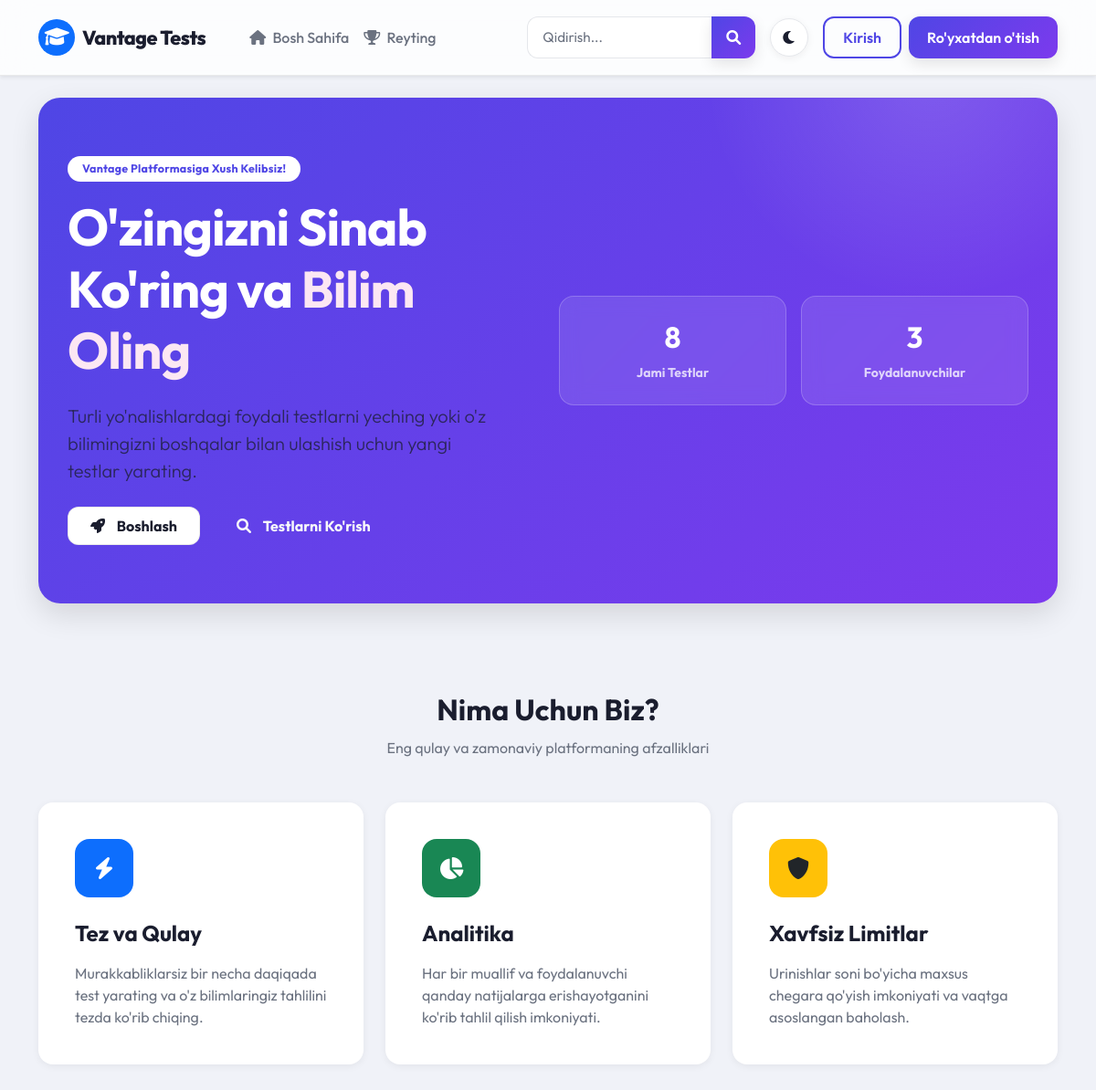
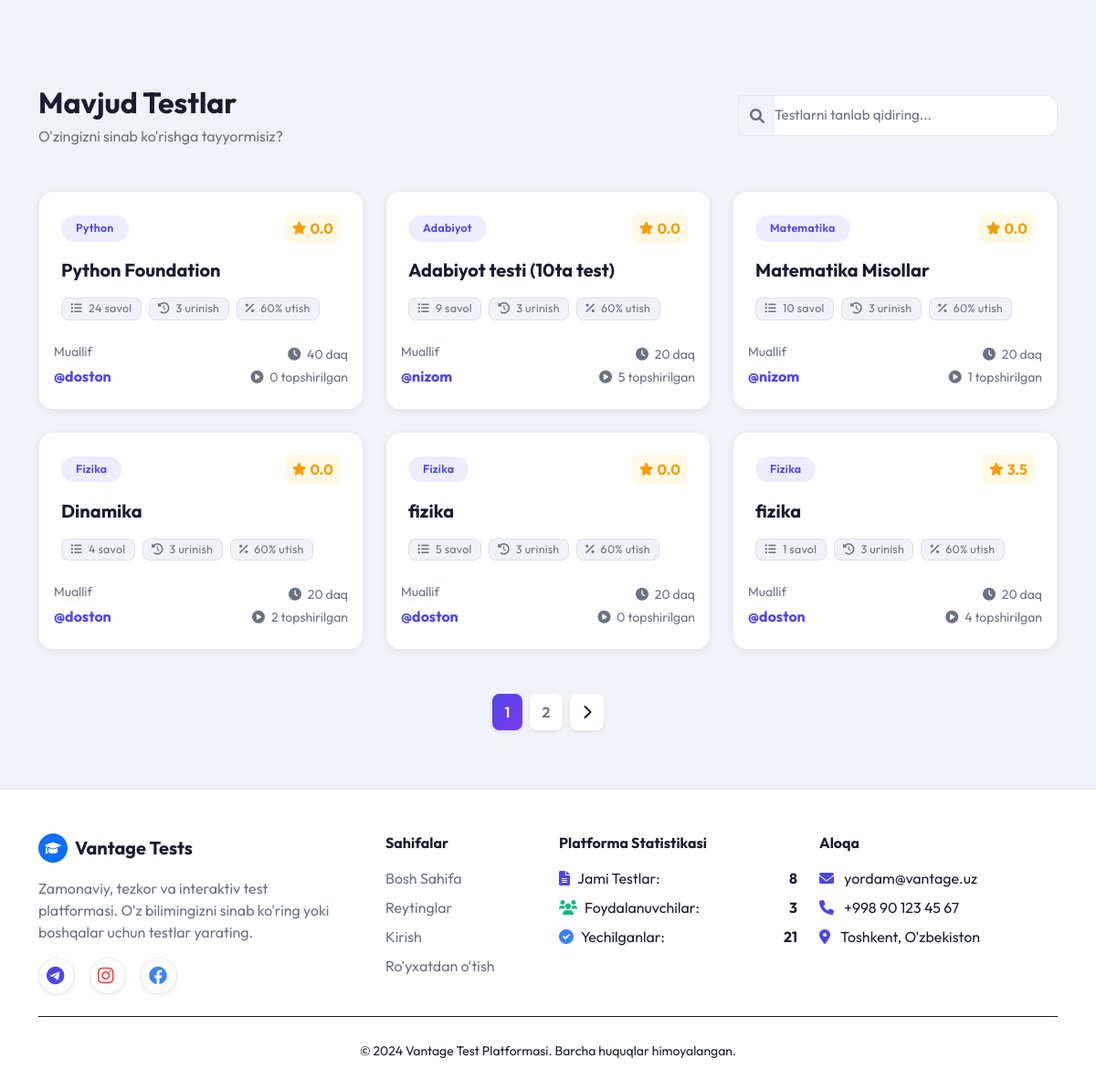
Before: / with the older database file (2 pictures, top to bottom).
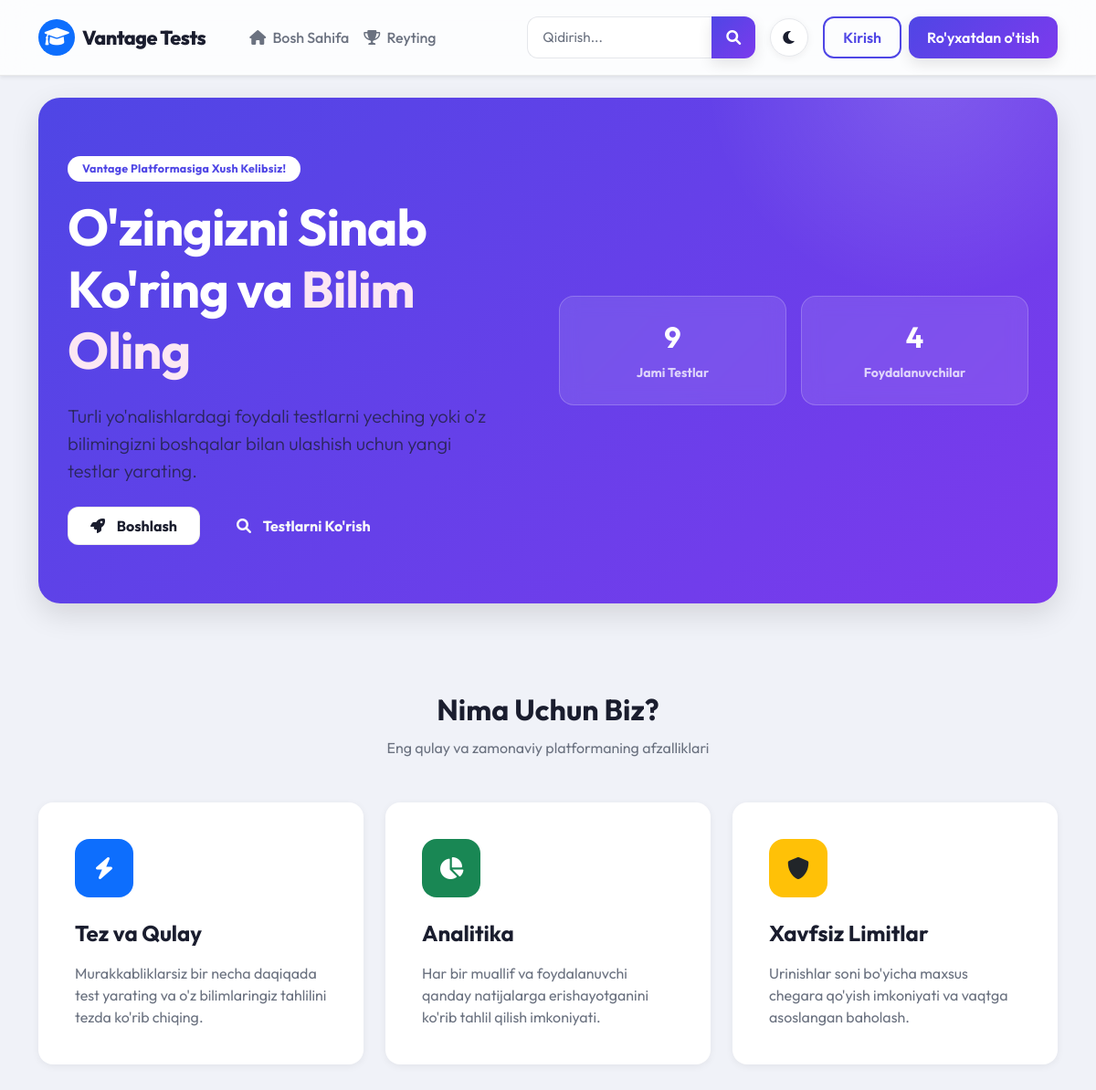
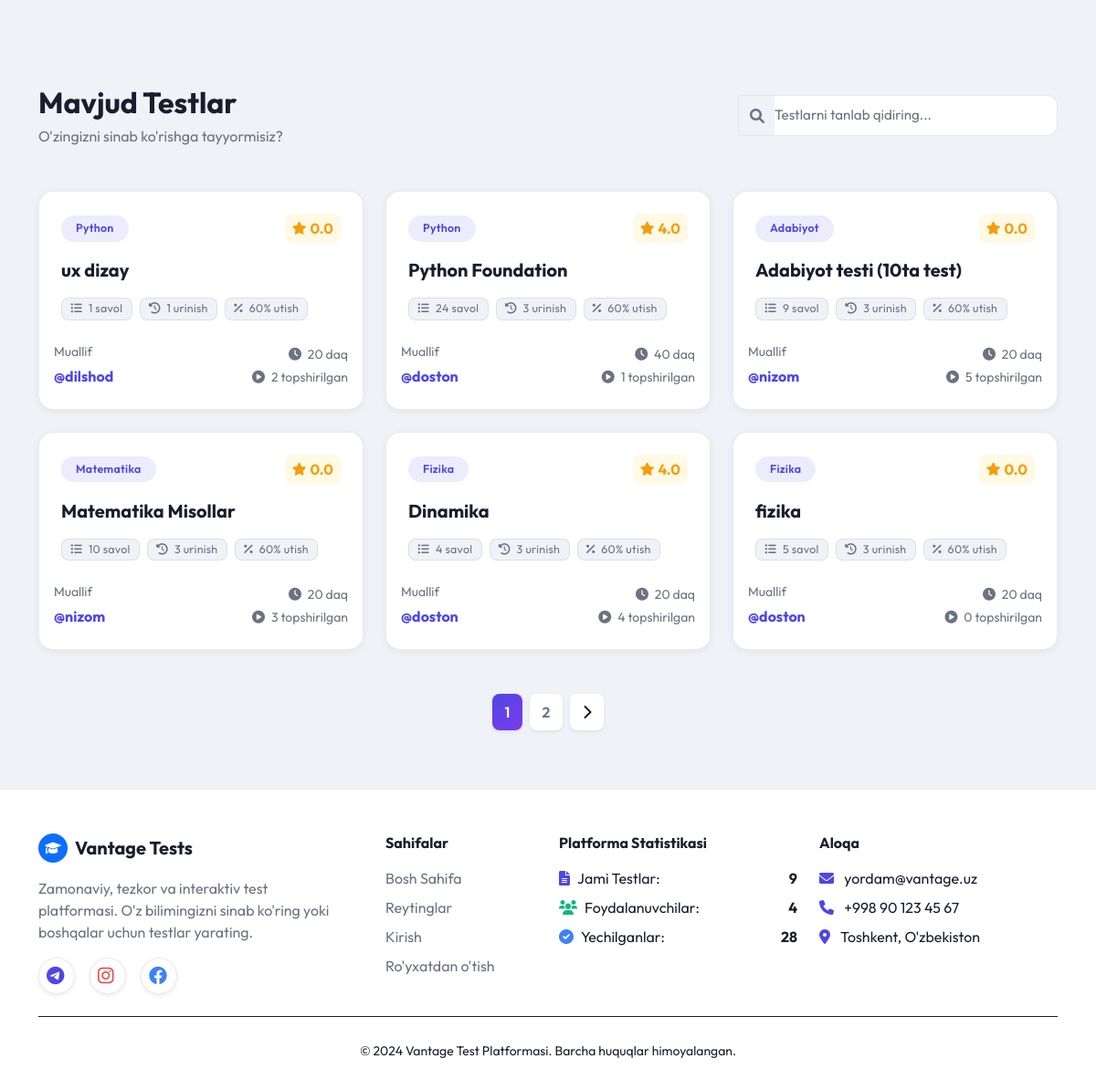
After: the same page with the newer database file (2 pictures, top to bottom).
### main/models.py (models this page shows, shortened)
class Test(models.Model):
    author = models.ForeignKey(User, on_delete=models.CASCADE)
    category = models.ForeignKey(Category, on_delete=models.CASCADE)
    title = models.CharField(max_length=200)
    maximum_attempts = models.PositiveBigIntegerField()
    duration = models.PositiveIntegerField(default=20, help_text="Test davomiyligi (daqiqada)")
    pass_percentage = models.PositiveBigIntegerField()

class Category(models.Model):
    name = models.CharField(max_length=100)

### main/views.py (the view)
# urls.py: path('', views.index, name='index'),
def index(request):
    query = request.GET.get('q')
    if query:
        tests_list = Test.objects.filter(Q(title__icontains=query) | Q(category__name__icontains=query)).annotate(avg_rating=Avg('review__rating')).order_by('-id')
    else:
        tests_list = Test.objects.all().annotate(avg_rating=Avg('review__rating')).order_by('-id')
    page = request.GET.get('page', 1)
    paginator = Paginator(tests_list, getattr(settings, 'TESTS_PER_PAGE', 6))
    try:
        tests = paginator.page(page)
    except PageNotAnInteger:
        tests = paginator.page(1)
    except EmptyPage:
        tests = paginator.page(paginator.num_pages)
    total_tests_count = Test.objects.count()
    active_users_count = User.objects.filter(is_active=True).count()
    completed_tests_count = CheckTest.objects.count()
    context = {
        'tests': tests,  # Bu endi Page object
        'total_tests_count': total_tests_count,
        'active_users_count': active_users_count,
        'completed_tests_count': completed_tests_count,
    }
    return render(request, 'index.html', context)

### main/context_processors.py (called while the page is built)
def footer_stats(request):
    try:
        total_tests_count = Test.objects.count()
    except Exception:
        total_tests_count = 0
    try:
        active_users_count = User.objects.filter(is_active=True).count()
    except Exception:
        active_users_count = 0
    try:
        completed_tests_count = CheckTest.objects.count()
    except Exception:
        completed_tests_count = 0
    return {
        'total_tests_count': total_tests_count,
        'active_users_count': active_users_count,
        'completed_tests_count': completed_tests_count,
    }

### templates/index.html (shortened to what the changed rows need)
{% extends "base.html" %}
{% block content %}
<div class="container">
    <section class="hero-section mb-5">
        <div class="row align-items-center position-relative" style="z-index: 2;">
            <div class="col-lg-6 mb-4 mb-lg-0 pe-lg-5">
                <h1 class="display-4 fw-bold mb-4 text-white" style="letter-spacing: -1px;">
                    O'zingizni Sinab Ko'ring va <span style="color: #fce7f3;">Bilim Oling</span>
                </h1>
            </div>
            <div class="col-lg-6">
                <div class="row g-3">
                    <div class="col-6">
                        <div class="stat-item text-center h-100">
                            <h2 class="fw-bold text-white mb-1">{{ total_tests_count|default:"120+" }}</h2>
                            <small class="text-white opacity-75 fw-bold">Jami Testlar</small>
                        </div>
                    </div>
                    <div class="col-6">
                        <div class="stat-item text-center h-100">
                            <h2 class="fw-bold text-white mb-1">{{ active_users_count|default:"450+" }}</h2>
                            <small class="text-white opacity-75 fw-bold">Foydalanuvchilar</small>
                        </div>
                    </div>
                </div>
            </div>
        </div>
    </section>
    <section class="py-5 mb-5">
        <div class="text-center mb-5">
            <h2 class="fw-bold mb-2">Nima Uchun Biz?</h2>
        </div>
    </section>
    <section id="tests" class="py-4">
        <div class="d-flex flex-column flex-md-row justify-content-between align-items-center mb-5">
            <div class="mb-3 mb-md-0">
                <h2 class="fw-bold mb-1">Mavjud Testlar</h2>
            </div>
        </div>
        {% if tests %}
        <div class="row g-4" id="testsContainer">
            {% for test in tests %}
            <div class="col-xl-4 col-md-6 test-item-container">
                <div class="card card-hover h-100">
                    <div class="card-header pb-0 border-0 d-flex justify-content-between align-items-center pt-4">
                        <span class="badge bg-primary bg-opacity-10 text-primary px-3 py-2 rounded-pill test-category">
                            {{ test.category.name }}
                        </span>
                        <div class="text-warning fw-bold d-flex align-items-center bg-warning bg-opacity-10 px-2 py-1" style="border-radius: 8px;">
                            <i class="fas fa-star me-1 small"></i>
                            {% if test.avg_rating %}
                                {{ test.avg_rating|floatformat:1 }}
                            {% else %}
                                0.0
                            {% endif %}
                        </div>
                    </div>
                    <div class="card-body pt-3 pb-2">
                        <h5 class="card-title fw-bold mb-3 test-title" style="line-height: 1.4;">
                            <a href="{% url 'ready_to_test' test.id %}" class="text-decoration-none text-main stretched-link">
                                {{ test.title }}
                            </a>
                        </h5>
                        <div class="d-flex flex-wrap gap-2 mb-3 mt-1">
                            <span class="badge bg-light text-muted fw-normal"><i class="fas fa-list-ul me-1"></i> {{ test.question_set.count }} savol</span>
                            <span class="badge bg-light text-muted fw-normal"><i class="fas fa-history me-1"></i> {{ test.maximum_attempts }} urinish</span>
                            <span class="badge bg-light text-muted fw-normal"><i class="fas fa-percentage me-1"></i> {{ test.pass_percentage }}% utish</span>
                        </div>
                    </div>
                    <div class="card-footer border-0 pt-0 pb-4 mt-auto bg-transparent d-flex justify-content-between align-items-end">
                        <div>
                            <small class="text-muted d-block mb-1">Muallif</small>
                            <a href="{% url 'profile' test.author.username %}" class="text-decoration-none fw-bold" style="position: relative; z-index: 2;">
                                @{{ test.author.username }}
                            </a>
                        </div>
                        <div class="text-end">
                            <small class="text-muted d-block mb-1"><i class="fas fa-clock me-1"></i> {{ test.duration }} daq</small>
                            <span class="text-muted d-block small"><i class="fas fa-play-circle me-1"></i> {{ test.checktest_set.count }} topshirilgan</span>
                        </div>
                    </div>
                </div>
            </div>
            {% endfor %}
        </div>
        {% if tests.has_other_pages %}
        <div class="mt-5 d-flex justify-content-center">
            <nav>
                <ul class="pagination">
                    {% for i in tests.paginator.page_range %}
                        {% if tests.number == i %}
                        <li class="page-item active">
                            <span class="page-link shadow-sm border-0 mx-1 rounded">{{ i }}</span>
                        </li>
                        {% else %}
                        <li class="page-item">
                            <a class="page-link shadow-sm border-0 mx-1 rounded text-muted" href="?page={{ i }}">{{ i }}</a>
                        </li>
                        {% endif %}
                    {% endfor %}
                </ul>
            </nav>
        </div>
        {% endif %}
        {% endif %}
    </section>
</div>
{% endblock %}

Changed rows visible on the page:
no longer on this page (row unchanged): Test: category.name "Fizika", avg_rating "3.5", title "fizika", question_set.count "1", maximum_attempts "3", pass_percentage "60", author.username "doston", duration "20", checktest_set.count "4"
added Test: category.name "Python", shows "0.0", title "ux dizay", question_set.count "1", maximum_attempts "1", pass_percentage "60", author.username "dilshod", duration "20", checktest_set.count "2"
shown differently, row unchanged: Test "Python Foundation": avg_rating (not shown) → "4.0"; checktest_set.count "0" → "1"; no longer shows "0.0"
computed for Test "Matematika Misollar": checktest_set.count "1" → "3"
shown differently, row unchanged: Test "Dinamika": avg_rating (not shown) → "4.0"; checktest_set.count "2" → "4"; no longer shows "0.0"
Other visible differences:
{{ total_tests_count|default:"120+" }}: "8" → "9"
{{ active_users_count|default:"450+" }}: "3" → "4"
{{ total_tests_count|default:"0" }}: "8" → "9"
{{ active_users_count|default:"0" }}: "3" → "4"
{{ completed_tests_count|default:"0" }}: "21" → "28"
